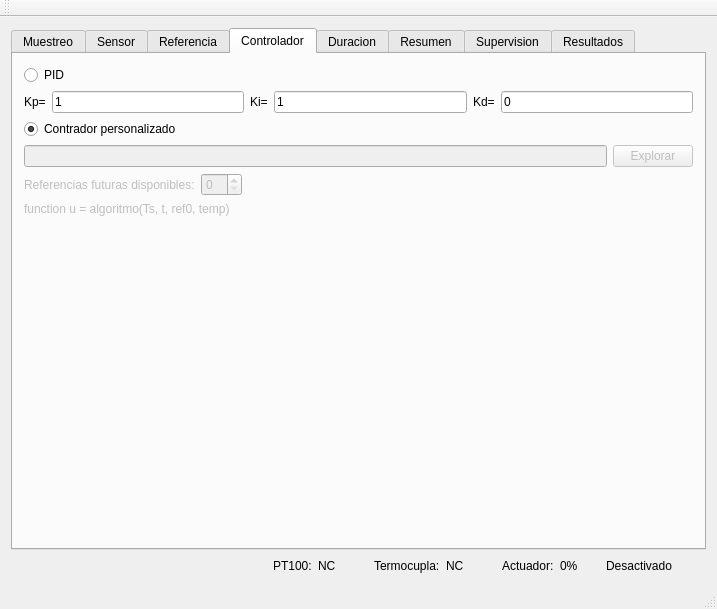
<?xml version="1.0" encoding="UTF-8"?>
<ui version="4.0">
 <class>MainWindow</class>
 <widget class="QMainWindow" name="MainWindow">
  <property name="geometry">
   <rect>
    <x>0</x>
    <y>0</y>
    <width>717</width>
    <height>609</height>
   </rect>
  </property>
  <property name="windowTitle">
   <string>MainWindow</string>
  </property>
  <widget class="QWidget" name="centralWidget">
   <layout class="QVBoxLayout" name="verticalLayout_8">
    <item>
     <widget class="QTabWidget" name="tabWidget">
      <property name="sizePolicy">
       <sizepolicy hsizetype="Expanding" vsizetype="Expanding">
        <horstretch>0</horstretch>
        <verstretch>0</verstretch>
       </sizepolicy>
      </property>
      <property name="currentIndex">
       <number>3</number>
      </property>
      <widget class="QWidget" name="tab_ts">
       <attribute name="title">
        <string>Muestreo</string>
       </attribute>
       <layout class="QVBoxLayout" name="verticalLayout_9">
        <item>
         <layout class="QHBoxLayout" name="horizontalLayout_7">
          <item>
           <widget class="QLabel" name="label_12">
            <property name="text">
             <string>Tiempo de muestreo [s] =</string>
            </property>
           </widget>
          </item>
          <item>
           <widget class="QLineEdit" name="l_ts">
            <property name="text">
             <string>5</string>
            </property>
           </widget>
          </item>
          <item>
           <spacer name="horizontalSpacer_3">
            <property name="orientation">
             <enum>Qt::Horizontal</enum>
            </property>
            <property name="sizeHint" stdset="0">
             <size>
              <width>40</width>
              <height>20</height>
             </size>
            </property>
           </spacer>
          </item>
         </layout>
        </item>
        <item>
         <spacer name="verticalSpacer_5">
          <property name="orientation">
           <enum>Qt::Vertical</enum>
          </property>
          <property name="sizeHint" stdset="0">
           <size>
            <width>20</width>
            <height>40</height>
           </size>
          </property>
         </spacer>
        </item>
       </layout>
      </widget>
      <widget class="QWidget" name="tab_sensor">
       <attribute name="title">
        <string>Sensor</string>
       </attribute>
       <layout class="QVBoxLayout" name="verticalLayout">
        <item>
         <layout class="QGridLayout" name="gridLayout_2">
          <item row="0" column="1">
           <widget class="QLabel" name="label">
            <property name="text">
             <string>Limite de seguridad =</string>
            </property>
           </widget>
          </item>
          <item row="0" column="2">
           <widget class="QLabel" name="label_PT100_safeLimit">
            <property name="text">
             <string>0</string>
            </property>
           </widget>
          </item>
          <item row="1" column="2">
           <widget class="QLabel" name="label_Termocupla_safeLimit">
            <property name="text">
             <string>0</string>
            </property>
           </widget>
          </item>
          <item row="1" column="0">
           <widget class="QRadioButton" name="rb_term">
            <property name="text">
             <string>Termocupla</string>
            </property>
            <property name="checked">
             <bool>true</bool>
            </property>
           </widget>
          </item>
          <item row="0" column="3" rowspan="2">
           <spacer name="horizontalSpacer_7">
            <property name="orientation">
             <enum>Qt::Horizontal</enum>
            </property>
            <property name="sizeHint" stdset="0">
             <size>
              <width>40</width>
              <height>20</height>
             </size>
            </property>
           </spacer>
          </item>
          <item row="1" column="1">
           <widget class="QLabel" name="label_2">
            <property name="text">
             <string>Limite de seguridad =</string>
            </property>
           </widget>
          </item>
          <item row="0" column="0">
           <widget class="QRadioButton" name="rb_PT100">
            <property name="text">
             <string>PT100</string>
            </property>
            <property name="checked">
             <bool>false</bool>
            </property>
           </widget>
          </item>
         </layout>
        </item>
        <item>
         <widget class="Line" name="line_2">
          <property name="orientation">
           <enum>Qt::Horizontal</enum>
          </property>
         </widget>
        </item>
        <item>
         <spacer name="verticalSpacer_2">
          <property name="orientation">
           <enum>Qt::Vertical</enum>
          </property>
          <property name="sizeHint" stdset="0">
           <size>
            <width>20</width>
            <height>40</height>
           </size>
          </property>
         </spacer>
        </item>
       </layout>
      </widget>
      <widget class="QWidget" name="tab_referencia">
       <attribute name="title">
        <string>Referencia</string>
       </attribute>
       <layout class="QVBoxLayout" name="verticalLayout_5">
        <item>
         <widget class="QRadioButton" name="rb_ref_simple">
          <property name="text">
           <string>Funcion simple</string>
          </property>
          <property name="checked">
           <bool>false</bool>
          </property>
         </widget>
        </item>
        <item>
         <layout class="QHBoxLayout" name="horizontalLayout_12">
          <item>
           <widget class="QLabel" name="label_ref_simple">
            <property name="text">
             <string>R(Ts,t)=</string>
            </property>
           </widget>
          </item>
          <item>
           <widget class="QLineEdit" name="l_ref_simple">
            <property name="text">
             <string>50+50*sin(2*pi*t*(1/100))</string>
            </property>
           </widget>
          </item>
         </layout>
        </item>
        <item>
         <widget class="QRadioButton" name="rb_ref_fun">
          <property name="text">
           <string>Archivo de funcion</string>
          </property>
          <property name="checked">
           <bool>true</bool>
          </property>
         </widget>
        </item>
        <item>
         <layout class="QHBoxLayout" name="horizontalLayout_4">
          <item>
           <widget class="QLineEdit" name="l_dir_ref_fun">
            <property name="enabled">
             <bool>false</bool>
            </property>
           </widget>
          </item>
          <item>
           <widget class="QPushButton" name="b_e_ref_fun">
            <property name="enabled">
             <bool>false</bool>
            </property>
            <property name="text">
             <string>Explorar</string>
            </property>
           </widget>
          </item>
         </layout>
        </item>
        <item>
         <widget class="QLabel" name="label_prot_ref">
          <property name="enabled">
           <bool>false</bool>
          </property>
          <property name="text">
           <string>Prototipo: function ref = Referencia (Ts, t)</string>
          </property>
         </widget>
        </item>
        <item>
         <widget class="QRadioButton" name="rb_ref_val">
          <property name="text">
           <string>Archivo de valores</string>
          </property>
         </widget>
        </item>
        <item>
         <widget class="QWidget" name="widget" native="true">
          <layout class="QGridLayout" name="gridLayout_4">
           <property name="leftMargin">
            <number>0</number>
           </property>
           <property name="rightMargin">
            <number>0</number>
           </property>
           <item row="4" column="1">
            <widget class="QRadioButton" name="rb_end_repetir">
             <property name="enabled">
              <bool>false</bool>
             </property>
             <property name="text">
              <string>Repetir archivo</string>
             </property>
            </widget>
           </item>
           <item row="3" column="1">
            <widget class="QRadioButton" name="rb_end_0">
             <property name="enabled">
              <bool>false</bool>
             </property>
             <property name="text">
              <string>Referencia = 0°C</string>
             </property>
            </widget>
           </item>
           <item row="2" column="1">
            <widget class="QRadioButton" name="rb_end_mantener">
             <property name="enabled">
              <bool>false</bool>
             </property>
             <property name="text">
              <string>Mantener ultimo valor</string>
             </property>
             <property name="checked">
              <bool>true</bool>
             </property>
            </widget>
           </item>
           <item row="2" column="0">
            <widget class="QLabel" name="label_end">
             <property name="enabled">
              <bool>false</bool>
             </property>
             <property name="text">
              <string>Accion al terminar el archivo:</string>
             </property>
            </widget>
           </item>
           <item row="1" column="0" colspan="3">
            <layout class="QHBoxLayout" name="horizontalLayout_6">
             <item>
              <widget class="QLineEdit" name="l_dir_ref_val">
               <property name="enabled">
                <bool>false</bool>
               </property>
              </widget>
             </item>
             <item>
              <widget class="QPushButton" name="b_e_ref_val">
               <property name="enabled">
                <bool>false</bool>
               </property>
               <property name="text">
                <string>Explorar</string>
               </property>
              </widget>
             </item>
            </layout>
           </item>
           <item row="2" column="2" rowspan="3">
            <spacer name="horizontalSpacer_6">
             <property name="orientation">
              <enum>Qt::Horizontal</enum>
             </property>
             <property name="sizeHint" stdset="0">
              <size>
               <width>40</width>
               <height>20</height>
              </size>
             </property>
            </spacer>
           </item>
          </layout>
         </widget>
        </item>
        <item>
         <spacer name="verticalSpacer_4">
          <property name="orientation">
           <enum>Qt::Vertical</enum>
          </property>
          <property name="sizeHint" stdset="0">
           <size>
            <width>20</width>
            <height>40</height>
           </size>
          </property>
         </spacer>
        </item>
       </layout>
      </widget>
      <widget class="QWidget" name="tab_controlador">
       <attribute name="title">
        <string>Controlador</string>
       </attribute>
       <layout class="QVBoxLayout" name="verticalLayout_2">
        <item>
         <widget class="QRadioButton" name="rb_PID">
          <property name="text">
           <string>PID</string>
          </property>
          <property name="checked">
           <bool>false</bool>
          </property>
         </widget>
        </item>
        <item>
         <layout class="QHBoxLayout" name="horizontalLayout_5">
          <item>
           <widget class="QLabel" name="label_Kp">
            <property name="text">
             <string>Kp=</string>
            </property>
           </widget>
          </item>
          <item>
           <widget class="QLineEdit" name="l_Kp">
            <property name="text">
             <string>1</string>
            </property>
           </widget>
          </item>
          <item>
           <widget class="QLabel" name="label_Ki">
            <property name="text">
             <string>Ki=</string>
            </property>
           </widget>
          </item>
          <item>
           <widget class="QLineEdit" name="l_Ki">
            <property name="text">
             <string>1</string>
            </property>
           </widget>
          </item>
          <item>
           <widget class="QLabel" name="label_Kd">
            <property name="text">
             <string>Kd=</string>
            </property>
           </widget>
          </item>
          <item>
           <widget class="QLineEdit" name="l_Kd">
            <property name="text">
             <string>0</string>
            </property>
           </widget>
          </item>
         </layout>
        </item>
        <item>
         <widget class="QRadioButton" name="rb_c_custom">
          <property name="text">
           <string>Contrador personalizado</string>
          </property>
          <property name="checked">
           <bool>true</bool>
          </property>
         </widget>
        </item>
        <item>
         <layout class="QHBoxLayout" name="horizontalLayout_2">
          <item>
           <widget class="QLineEdit" name="l_dir_c_custom">
            <property name="enabled">
             <bool>false</bool>
            </property>
           </widget>
          </item>
          <item>
           <widget class="QPushButton" name="b_e_c_custom">
            <property name="enabled">
             <bool>false</bool>
            </property>
            <property name="text">
             <string>Explorar</string>
            </property>
           </widget>
          </item>
         </layout>
        </item>
        <item>
         <layout class="QHBoxLayout" name="horizontalLayout_11">
          <item>
           <widget class="QLabel" name="label_ref_fut">
            <property name="enabled">
             <bool>false</bool>
            </property>
            <property name="text">
             <string>Referencias futuras disponibles:</string>
            </property>
           </widget>
          </item>
          <item>
           <widget class="QSpinBox" name="sb_future_ref">
            <property name="enabled">
             <bool>false</bool>
            </property>
           </widget>
          </item>
          <item>
           <spacer name="horizontalSpacer">
            <property name="orientation">
             <enum>Qt::Horizontal</enum>
            </property>
            <property name="sizeHint" stdset="0">
             <size>
              <width>40</width>
              <height>20</height>
             </size>
            </property>
           </spacer>
          </item>
         </layout>
        </item>
        <item>
         <widget class="QLabel" name="label_prot_cont">
          <property name="enabled">
           <bool>false</bool>
          </property>
          <property name="text">
           <string>function u = algoritmo(Ts, t, ref0, temp)</string>
          </property>
         </widget>
        </item>
        <item>
         <spacer name="verticalSpacer">
          <property name="orientation">
           <enum>Qt::Vertical</enum>
          </property>
          <property name="sizeHint" stdset="0">
           <size>
            <width>20</width>
            <height>40</height>
           </size>
          </property>
         </spacer>
        </item>
       </layout>
      </widget>
      <widget class="QWidget" name="tab_tiempo">
       <attribute name="title">
        <string>Duracion</string>
       </attribute>
       <layout class="QVBoxLayout" name="verticalLayout_4">
        <item>
         <layout class="QHBoxLayout" name="horizontalLayout_3">
          <item>
           <widget class="QCheckBox" name="cb_t_final">
            <property name="text">
             <string>Detener experimento despues de:</string>
            </property>
            <property name="checked">
             <bool>true</bool>
            </property>
           </widget>
          </item>
          <item>
           <widget class="QTimeEdit" name="timeEdit_duracion">
            <property name="enabled">
             <bool>false</bool>
            </property>
            <property name="displayFormat">
             <string>HH:mm:ss</string>
            </property>
            <property name="time">
             <time>
              <hour>0</hour>
              <minute>10</minute>
              <second>0</second>
             </time>
            </property>
           </widget>
          </item>
          <item>
           <widget class="QPushButton" name="b_usar_t_val">
            <property name="enabled">
             <bool>false</bool>
            </property>
            <property name="text">
             <string>Largo de archivo</string>
            </property>
           </widget>
          </item>
          <item>
           <spacer name="horizontalSpacer_5">
            <property name="orientation">
             <enum>Qt::Horizontal</enum>
            </property>
            <property name="sizeHint" stdset="0">
             <size>
              <width>40</width>
              <height>20</height>
             </size>
            </property>
           </spacer>
          </item>
         </layout>
        </item>
        <item>
         <spacer name="verticalSpacer_3">
          <property name="orientation">
           <enum>Qt::Vertical</enum>
          </property>
          <property name="sizeHint" stdset="0">
           <size>
            <width>20</width>
            <height>40</height>
           </size>
          </property>
         </spacer>
        </item>
       </layout>
      </widget>
      <widget class="QWidget" name="tab_resumen">
       <attribute name="title">
        <string>Resumen</string>
       </attribute>
       <layout class="QGridLayout" name="gridLayout_3">
        <item row="0" column="0">
         <widget class="QTextEdit" name="te_resumen">
          <property name="html">
           <string>&lt;!DOCTYPE HTML PUBLIC &quot;-//W3C//DTD HTML 4.0//EN&quot; &quot;http://www.w3.org/TR/REC-html40/strict.dtd&quot;&gt;
&lt;html&gt;&lt;head&gt;&lt;meta name=&quot;qrichtext&quot; content=&quot;1&quot; /&gt;&lt;style type=&quot;text/css&quot;&gt;
p, li { white-space: pre-wrap; }
&lt;/style&gt;&lt;/head&gt;&lt;body style=&quot; font-family:'MS Shell Dlg 2'; font-size:8.25pt; font-weight:400; font-style:normal;&quot;&gt;
&lt;p style=&quot; margin-top:0px; margin-bottom:0px; margin-left:0px; margin-right:0px; -qt-block-indent:0; text-indent:0px;&quot;&gt;&lt;span style=&quot; font-family:'PibotoLt'; font-size:12pt;&quot;&gt;Controlador:&lt;/span&gt;&lt;/p&gt;
&lt;p style=&quot; margin-top:0px; margin-bottom:0px; margin-left:0px; margin-right:0px; -qt-block-indent:0; text-indent:0px;&quot;&gt;&lt;span style=&quot; font-family:'PibotoLt'; font-size:12pt;&quot;&gt;Sensores:&lt;/span&gt;&lt;/p&gt;
&lt;p style=&quot; margin-top:0px; margin-bottom:0px; margin-left:0px; margin-right:0px; -qt-block-indent:0; text-indent:0px;&quot;&gt;&lt;span style=&quot; font-family:'PibotoLt'; font-size:12pt;&quot;&gt;Referencia:&lt;/span&gt;&lt;/p&gt;
&lt;p style=&quot; margin-top:0px; margin-bottom:0px; margin-left:0px; margin-right:0px; -qt-block-indent:0; text-indent:0px;&quot;&gt;&lt;span style=&quot; font-family:'PibotoLt'; font-size:12pt;&quot;&gt;Tiempo de experimento:&lt;/span&gt;&lt;/p&gt;
&lt;p style=&quot; margin-top:0px; margin-bottom:0px; margin-left:0px; margin-right:0px; -qt-block-indent:0; text-indent:0px;&quot;&gt;&lt;span style=&quot; font-family:'PibotoLt'; font-size:12pt;&quot;&gt;Tiempo de muestreo:&lt;/span&gt;&lt;/p&gt;&lt;/body&gt;&lt;/html&gt;</string>
          </property>
          <property name="textInteractionFlags">
           <set>Qt::TextSelectableByKeyboard|Qt::TextSelectableByMouse</set>
          </property>
         </widget>
        </item>
       </layout>
      </widget>
      <widget class="QWidget" name="tab_supervision">
       <attribute name="title">
        <string>Supervision</string>
       </attribute>
       <layout class="QHBoxLayout" name="horizontalLayout_9">
        <item>
         <layout class="QGridLayout" name="gridLayout">
          <property name="sizeConstraint">
           <enum>QLayout::SetMinimumSize</enum>
          </property>
          <item row="0" column="0">
           <widget class="QPushButton" name="b_iniciar">
            <property name="sizePolicy">
             <sizepolicy hsizetype="MinimumExpanding" vsizetype="MinimumExpanding">
              <horstretch>0</horstretch>
              <verstretch>0</verstretch>
             </sizepolicy>
            </property>
            <property name="maximumSize">
             <size>
              <width>150</width>
              <height>16777215</height>
             </size>
            </property>
            <property name="text">
             <string>Iniciar</string>
            </property>
           </widget>
          </item>
          <item row="1" column="0">
           <widget class="QPushButton" name="b_detener">
            <property name="enabled">
             <bool>false</bool>
            </property>
            <property name="sizePolicy">
             <sizepolicy hsizetype="Preferred" vsizetype="MinimumExpanding">
              <horstretch>0</horstretch>
              <verstretch>0</verstretch>
             </sizepolicy>
            </property>
            <property name="maximumSize">
             <size>
              <width>150</width>
              <height>16777215</height>
             </size>
            </property>
            <property name="text">
             <string>Detener</string>
            </property>
           </widget>
          </item>
          <item row="2" column="0">
           <widget class="QPushButton" name="b_dibujarRef">
            <property name="text">
             <string>Dibujar Referencia</string>
            </property>
           </widget>
          </item>
          <item row="0" column="1" rowspan="3">
           <widget class="GraficoCustom" name="g_supervision" native="true"/>
          </item>
         </layout>
        </item>
       </layout>
      </widget>
      <widget class="QWidget" name="tab_resultados">
       <attribute name="title">
        <string>Resultados</string>
       </attribute>
       <layout class="QVBoxLayout" name="verticalLayout_7">
        <item>
         <widget class="GraficoCustom" name="g_resultados" native="true">
          <property name="sizePolicy">
           <sizepolicy hsizetype="Preferred" vsizetype="MinimumExpanding">
            <horstretch>0</horstretch>
            <verstretch>0</verstretch>
           </sizepolicy>
          </property>
         </widget>
        </item>
        <item>
         <layout class="QHBoxLayout" name="horizontalLayout_10">
          <item>
           <spacer name="horizontalSpacer_4">
            <property name="orientation">
             <enum>Qt::Horizontal</enum>
            </property>
            <property name="sizeHint" stdset="0">
             <size>
              <width>40</width>
              <height>20</height>
             </size>
            </property>
           </spacer>
          </item>
          <item>
           <widget class="QPushButton" name="b_exportar">
            <property name="text">
             <string>Exportar</string>
            </property>
           </widget>
          </item>
         </layout>
        </item>
       </layout>
      </widget>
     </widget>
    </item>
    <item>
     <layout class="QHBoxLayout" name="horizontalLayout">
      <item>
       <spacer name="horizontalSpacer_2">
        <property name="orientation">
         <enum>Qt::Horizontal</enum>
        </property>
        <property name="sizeHint" stdset="0">
         <size>
          <width>40</width>
          <height>20</height>
         </size>
        </property>
       </spacer>
      </item>
      <item>
       <widget class="QLabel" name="label_3">
        <property name="text">
         <string>PT100:</string>
        </property>
       </widget>
      </item>
      <item>
       <widget class="QLabel" name="label_pt100_value">
        <property name="sizePolicy">
         <sizepolicy hsizetype="Fixed" vsizetype="Preferred">
          <horstretch>0</horstretch>
          <verstretch>0</verstretch>
         </sizepolicy>
        </property>
        <property name="minimumSize">
         <size>
          <width>50</width>
          <height>0</height>
         </size>
        </property>
        <property name="text">
         <string>NC</string>
        </property>
       </widget>
      </item>
      <item>
       <widget class="QLabel" name="label_5">
        <property name="text">
         <string>Termocupla:</string>
        </property>
       </widget>
      </item>
      <item>
       <widget class="QLabel" name="label_term_value">
        <property name="sizePolicy">
         <sizepolicy hsizetype="Fixed" vsizetype="Preferred">
          <horstretch>0</horstretch>
          <verstretch>0</verstretch>
         </sizepolicy>
        </property>
        <property name="minimumSize">
         <size>
          <width>50</width>
          <height>0</height>
         </size>
        </property>
        <property name="text">
         <string>NC</string>
        </property>
       </widget>
      </item>
      <item>
       <widget class="QLabel" name="label_8">
        <property name="text">
         <string>Actuador:</string>
        </property>
       </widget>
      </item>
      <item>
       <widget class="QLabel" name="label_act_value">
        <property name="sizePolicy">
         <sizepolicy hsizetype="Fixed" vsizetype="Preferred">
          <horstretch>0</horstretch>
          <verstretch>0</verstretch>
         </sizepolicy>
        </property>
        <property name="minimumSize">
         <size>
          <width>40</width>
          <height>0</height>
         </size>
        </property>
        <property name="text">
         <string>0%</string>
        </property>
       </widget>
      </item>
      <item>
       <widget class="QLabel" name="label_act_state">
        <property name="sizePolicy">
         <sizepolicy hsizetype="Fixed" vsizetype="Preferred">
          <horstretch>0</horstretch>
          <verstretch>0</verstretch>
         </sizepolicy>
        </property>
        <property name="minimumSize">
         <size>
          <width>100</width>
          <height>0</height>
         </size>
        </property>
        <property name="text">
         <string>Desactivado</string>
        </property>
       </widget>
      </item>
     </layout>
    </item>
   </layout>
  </widget>
  <widget class="QMenuBar" name="menuBar">
   <property name="geometry">
    <rect>
     <x>0</x>
     <y>0</y>
     <width>717</width>
     <height>21</height>
    </rect>
   </property>
  </widget>
  <widget class="QToolBar" name="mainToolBar">
   <attribute name="toolBarArea">
    <enum>TopToolBarArea</enum>
   </attribute>
   <attribute name="toolBarBreak">
    <bool>false</bool>
   </attribute>
  </widget>
  <widget class="QStatusBar" name="statusBar"/>
 </widget>
 <layoutdefault spacing="6" margin="11"/>
 <customwidgets>
  <customwidget>
   <class>GraficoCustom</class>
   <extends>QWidget</extends>
   <header>graficocustom.h</header>
   <container>1</container>
  </customwidget>
 </customwidgets>
 <resources/>
 <connections/>
</ui>
